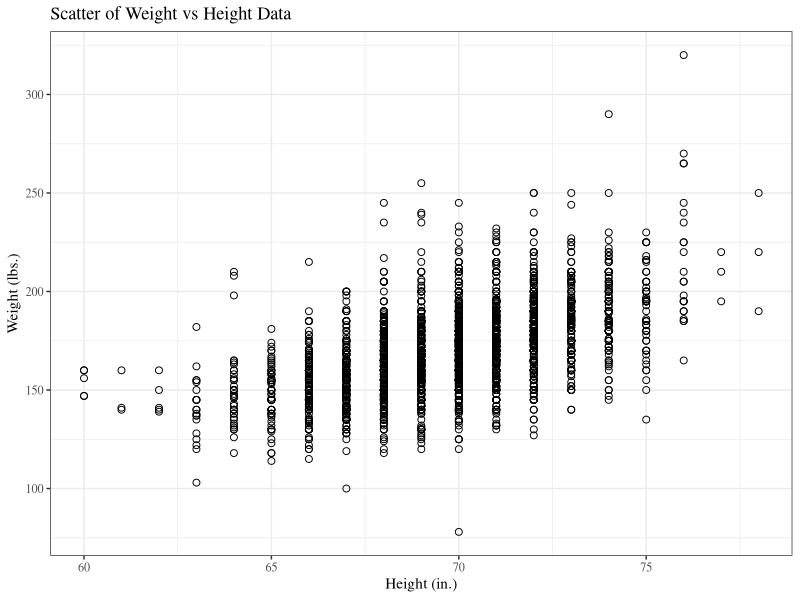

Reproduce this figure in R.
## ---- chunk 1

# Set output options
knitr::opts_chunk$set(echo = FALSE)
options(knitr.kable.NA = '-')

# Include libraries
library(dplyr)
library(readr)
library(ggplot2)

# Prepare data
stringData <- read_csv("data/stringdata.csv", col_types = "id")

wcgs <-
  read_csv("data/wcgs.csv") %>%
  select(height, weight) %>%
  mutate(
    height_cm = 2.54 * height,
    weight_kg = 0.45359237 * weight
  )

## ---- chunk 2

lm_string <- lm(length ~ weight, data = stringData)

inf_tbl_string <-
  bind_cols(broom::tidy(lm_string), broom::confint_tidy(lm_string)) %>%
  slice(-1) %>%
  select(-std.error, -statistic) %>%
  magrittr::set_colnames(c("Term", "Point est.", "P-val", "2.5%", "95.7%")) %>%
  mutate(`P-val` = format(`P-val`, digits = 3))

knitr::kable(
  inf_tbl_string,
  booktabs = TRUE,
  digits = 3,
  caption = paste("Inference table for regression slope.")
)

str_length <- round(lm_string$coefficients[[1]], 3)
str_weight <- round(lm_string$coefficients[[2]], 3)

## ---- chunk 3

model_slope <- lm_string$coefficients[[2]]
test_slope <- with(stringData, cor(length, weight) * sd(length) / sd(weight))

slope_diff <- format(model_slope - test_slope, digits = 3)

## ---- chunk 4

sig_level <- .05
n_tests <- length(unique(wcgs$height))
test_threshold <- sig_level / n_tests

## ---- chunk 5

lm_wcgs <- lm(weight ~ height, data = wcgs)

inf_tbl_wcgs <-
  bind_cols(broom::tidy(lm_wcgs), broom::confint_tidy(lm_wcgs)) %>%
  slice(-1) %>%
  select(-std.error, -statistic) %>%
  magrittr::set_colnames(c("Term", "Point est.", "P-val", "2.5%", "95.7%")) %>%
  mutate(`P-val` = format(`P-val`, digits = 3))

knitr::kable(
  inf_tbl_wcgs,
  booktabs = TRUE,
  digits = 3,
  caption = paste("")
)

## ---- chunk 6

scatter_wcgs <- ggplot(wcgs, aes(x = height, y = weight)) +
  geom_point(size = 2, shape = 1) +
  labs(
    title = "Scatter of Weight vs Height Data",
    x = "Height (in.)",
    y = "Weight (lbs.)"
  ) +
  theme_bw() +
  theme(text = element_text(family = "serif"))

scatter_wcgs

## ---- chunk 7

lm_wcgs_metric <- lm(weight_kg ~ height_cm, data = wcgs)

inf_tbl_wcgs_m <-
  bind_cols(broom::tidy(lm_wcgs_metric), broom::confint_tidy(lm_wcgs_metric)) %>%
  slice(-1) %>%
  select(-std.error, -statistic) %>%
  magrittr::set_colnames(c("Term", "Point est.", "P-val", "2.5%", "95.7%")) %>%
  mutate(`P-val` = format(`P-val`, digits = 3))

knitr::kable(
  inf_tbl_wcgs_m,
  booktabs = TRUE,
  digits = 3,
  caption = paste("wcgs model in metric")
)

